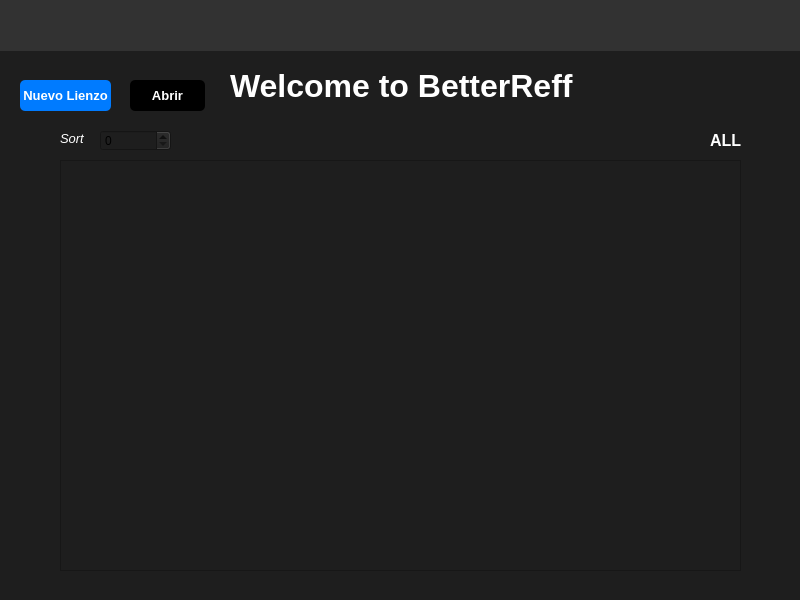
<?xml version="1.0" encoding="UTF-8"?>
<ui version="4.0">
 <class>MainWindow</class>
 <widget class="QMainWindow" name="MainWindow">
  <property name="geometry">
   <rect>
    <x>0</x>
    <y>0</y>
    <width>800</width>
    <height>600</height>
   </rect>
  </property>
  <property name="palette">
   <palette>
    <active>
     <colorrole role="WindowText">
      <brush brushstyle="SolidPattern">
       <color alpha="255">
        <red>255</red>
        <green>255</green>
        <blue>255</blue>
       </color>
      </brush>
     </colorrole>
     <colorrole role="Button">
      <brush brushstyle="SolidPattern">
       <color alpha="255">
        <red>30</red>
        <green>30</green>
        <blue>30</blue>
       </color>
      </brush>
     </colorrole>
     <colorrole role="Light">
      <brush brushstyle="SolidPattern">
       <color alpha="255">
        <red>78</red>
        <green>78</green>
        <blue>78</blue>
       </color>
      </brush>
     </colorrole>
     <colorrole role="Midlight">
      <brush brushstyle="SolidPattern">
       <color alpha="255">
        <red>65</red>
        <green>65</green>
        <blue>65</blue>
       </color>
      </brush>
     </colorrole>
     <colorrole role="Dark">
      <brush brushstyle="SolidPattern">
       <color alpha="255">
        <red>26</red>
        <green>26</green>
        <blue>26</blue>
       </color>
      </brush>
     </colorrole>
     <colorrole role="Mid">
      <brush brushstyle="SolidPattern">
       <color alpha="255">
        <red>35</red>
        <green>35</green>
        <blue>35</blue>
       </color>
      </brush>
     </colorrole>
     <colorrole role="Text">
      <brush brushstyle="SolidPattern">
       <color alpha="255">
        <red>255</red>
        <green>255</green>
        <blue>255</blue>
       </color>
      </brush>
     </colorrole>
     <colorrole role="BrightText">
      <brush brushstyle="SolidPattern">
       <color alpha="255">
        <red>255</red>
        <green>255</green>
        <blue>255</blue>
       </color>
      </brush>
     </colorrole>
     <colorrole role="ButtonText">
      <brush brushstyle="SolidPattern">
       <color alpha="255">
        <red>255</red>
        <green>255</green>
        <blue>255</blue>
       </color>
      </brush>
     </colorrole>
     <colorrole role="Base">
      <brush brushstyle="SolidPattern">
       <color alpha="255">
        <red>30</red>
        <green>30</green>
        <blue>30</blue>
       </color>
      </brush>
     </colorrole>
     <colorrole role="Window">
      <brush brushstyle="SolidPattern">
       <color alpha="255">
        <red>30</red>
        <green>30</green>
        <blue>30</blue>
       </color>
      </brush>
     </colorrole>
     <colorrole role="Shadow">
      <brush brushstyle="SolidPattern">
       <color alpha="255">
        <red>0</red>
        <green>0</green>
        <blue>0</blue>
       </color>
      </brush>
     </colorrole>
     <colorrole role="AlternateBase">
      <brush brushstyle="SolidPattern">
       <color alpha="255">
        <red>26</red>
        <green>26</green>
        <blue>26</blue>
       </color>
      </brush>
     </colorrole>
     <colorrole role="ToolTipBase">
      <brush brushstyle="SolidPattern">
       <color alpha="255">
        <red>255</red>
        <green>255</green>
        <blue>220</blue>
       </color>
      </brush>
     </colorrole>
     <colorrole role="ToolTipText">
      <brush brushstyle="SolidPattern">
       <color alpha="255">
        <red>0</red>
        <green>0</green>
        <blue>0</blue>
       </color>
      </brush>
     </colorrole>
     <colorrole role="PlaceholderText">
      <brush brushstyle="SolidPattern">
       <color alpha="127">
        <red>255</red>
        <green>255</green>
        <blue>255</blue>
       </color>
      </brush>
     </colorrole>
    </active>
    <inactive>
     <colorrole role="WindowText">
      <brush brushstyle="SolidPattern">
       <color alpha="255">
        <red>255</red>
        <green>255</green>
        <blue>255</blue>
       </color>
      </brush>
     </colorrole>
     <colorrole role="Button">
      <brush brushstyle="SolidPattern">
       <color alpha="255">
        <red>30</red>
        <green>30</green>
        <blue>30</blue>
       </color>
      </brush>
     </colorrole>
     <colorrole role="Light">
      <brush brushstyle="SolidPattern">
       <color alpha="255">
        <red>78</red>
        <green>78</green>
        <blue>78</blue>
       </color>
      </brush>
     </colorrole>
     <colorrole role="Midlight">
      <brush brushstyle="SolidPattern">
       <color alpha="255">
        <red>65</red>
        <green>65</green>
        <blue>65</blue>
       </color>
      </brush>
     </colorrole>
     <colorrole role="Dark">
      <brush brushstyle="SolidPattern">
       <color alpha="255">
        <red>26</red>
        <green>26</green>
        <blue>26</blue>
       </color>
      </brush>
     </colorrole>
     <colorrole role="Mid">
      <brush brushstyle="SolidPattern">
       <color alpha="255">
        <red>35</red>
        <green>35</green>
        <blue>35</blue>
       </color>
      </brush>
     </colorrole>
     <colorrole role="Text">
      <brush brushstyle="SolidPattern">
       <color alpha="255">
        <red>255</red>
        <green>255</green>
        <blue>255</blue>
       </color>
      </brush>
     </colorrole>
     <colorrole role="BrightText">
      <brush brushstyle="SolidPattern">
       <color alpha="255">
        <red>255</red>
        <green>255</green>
        <blue>255</blue>
       </color>
      </brush>
     </colorrole>
     <colorrole role="ButtonText">
      <brush brushstyle="SolidPattern">
       <color alpha="255">
        <red>255</red>
        <green>255</green>
        <blue>255</blue>
       </color>
      </brush>
     </colorrole>
     <colorrole role="Base">
      <brush brushstyle="SolidPattern">
       <color alpha="255">
        <red>30</red>
        <green>30</green>
        <blue>30</blue>
       </color>
      </brush>
     </colorrole>
     <colorrole role="Window">
      <brush brushstyle="SolidPattern">
       <color alpha="255">
        <red>30</red>
        <green>30</green>
        <blue>30</blue>
       </color>
      </brush>
     </colorrole>
     <colorrole role="Shadow">
      <brush brushstyle="SolidPattern">
       <color alpha="255">
        <red>0</red>
        <green>0</green>
        <blue>0</blue>
       </color>
      </brush>
     </colorrole>
     <colorrole role="AlternateBase">
      <brush brushstyle="SolidPattern">
       <color alpha="255">
        <red>26</red>
        <green>26</green>
        <blue>26</blue>
       </color>
      </brush>
     </colorrole>
     <colorrole role="ToolTipBase">
      <brush brushstyle="SolidPattern">
       <color alpha="255">
        <red>255</red>
        <green>255</green>
        <blue>220</blue>
       </color>
      </brush>
     </colorrole>
     <colorrole role="ToolTipText">
      <brush brushstyle="SolidPattern">
       <color alpha="255">
        <red>0</red>
        <green>0</green>
        <blue>0</blue>
       </color>
      </brush>
     </colorrole>
     <colorrole role="PlaceholderText">
      <brush brushstyle="SolidPattern">
       <color alpha="127">
        <red>255</red>
        <green>255</green>
        <blue>255</blue>
       </color>
      </brush>
     </colorrole>
    </inactive>
    <disabled>
     <colorrole role="WindowText">
      <brush brushstyle="SolidPattern">
       <color alpha="255">
        <red>26</red>
        <green>26</green>
        <blue>26</blue>
       </color>
      </brush>
     </colorrole>
     <colorrole role="Button">
      <brush brushstyle="SolidPattern">
       <color alpha="255">
        <red>30</red>
        <green>30</green>
        <blue>30</blue>
       </color>
      </brush>
     </colorrole>
     <colorrole role="Light">
      <brush brushstyle="SolidPattern">
       <color alpha="255">
        <red>78</red>
        <green>78</green>
        <blue>78</blue>
       </color>
      </brush>
     </colorrole>
     <colorrole role="Midlight">
      <brush brushstyle="SolidPattern">
       <color alpha="255">
        <red>65</red>
        <green>65</green>
        <blue>65</blue>
       </color>
      </brush>
     </colorrole>
     <colorrole role="Dark">
      <brush brushstyle="SolidPattern">
       <color alpha="255">
        <red>26</red>
        <green>26</green>
        <blue>26</blue>
       </color>
      </brush>
     </colorrole>
     <colorrole role="Mid">
      <brush brushstyle="SolidPattern">
       <color alpha="255">
        <red>35</red>
        <green>35</green>
        <blue>35</blue>
       </color>
      </brush>
     </colorrole>
     <colorrole role="Text">
      <brush brushstyle="SolidPattern">
       <color alpha="255">
        <red>26</red>
        <green>26</green>
        <blue>26</blue>
       </color>
      </brush>
     </colorrole>
     <colorrole role="BrightText">
      <brush brushstyle="SolidPattern">
       <color alpha="255">
        <red>255</red>
        <green>255</green>
        <blue>255</blue>
       </color>
      </brush>
     </colorrole>
     <colorrole role="ButtonText">
      <brush brushstyle="SolidPattern">
       <color alpha="255">
        <red>26</red>
        <green>26</green>
        <blue>26</blue>
       </color>
      </brush>
     </colorrole>
     <colorrole role="Base">
      <brush brushstyle="SolidPattern">
       <color alpha="255">
        <red>30</red>
        <green>30</green>
        <blue>30</blue>
       </color>
      </brush>
     </colorrole>
     <colorrole role="Window">
      <brush brushstyle="SolidPattern">
       <color alpha="255">
        <red>30</red>
        <green>30</green>
        <blue>30</blue>
       </color>
      </brush>
     </colorrole>
     <colorrole role="Shadow">
      <brush brushstyle="SolidPattern">
       <color alpha="255">
        <red>0</red>
        <green>0</green>
        <blue>0</blue>
       </color>
      </brush>
     </colorrole>
     <colorrole role="AlternateBase">
      <brush brushstyle="SolidPattern">
       <color alpha="255">
        <red>52</red>
        <green>52</green>
        <blue>52</blue>
       </color>
      </brush>
     </colorrole>
     <colorrole role="ToolTipBase">
      <brush brushstyle="SolidPattern">
       <color alpha="255">
        <red>255</red>
        <green>255</green>
        <blue>220</blue>
       </color>
      </brush>
     </colorrole>
     <colorrole role="ToolTipText">
      <brush brushstyle="SolidPattern">
       <color alpha="255">
        <red>0</red>
        <green>0</green>
        <blue>0</blue>
       </color>
      </brush>
     </colorrole>
     <colorrole role="PlaceholderText">
      <brush brushstyle="SolidPattern">
       <color alpha="127">
        <red>26</red>
        <green>26</green>
        <blue>26</blue>
       </color>
      </brush>
     </colorrole>
    </disabled>
   </palette>
  </property>
  <property name="contextMenuPolicy">
   <enum>Qt::NoContextMenu</enum>
  </property>
  <property name="windowTitle">
   <string>MainWindow</string>
  </property>
  <property name="windowOpacity">
   <double>1.000000000000000</double>
  </property>
  <property name="styleSheet">
   <string notr="true">background-color: #1e1e1e;
</string>
  </property>
  <widget class="QWidget" name="centralwidget">
   <property name="palette">
    <palette>
     <active>
      <colorrole role="WindowText">
       <brush brushstyle="SolidPattern">
        <color alpha="255">
         <red>255</red>
         <green>255</green>
         <blue>255</blue>
        </color>
       </brush>
      </colorrole>
      <colorrole role="Button">
       <brush brushstyle="SolidPattern">
        <color alpha="255">
         <red>30</red>
         <green>30</green>
         <blue>30</blue>
        </color>
       </brush>
      </colorrole>
      <colorrole role="Light">
       <brush brushstyle="SolidPattern">
        <color alpha="255">
         <red>87</red>
         <green>87</green>
         <blue>87</blue>
        </color>
       </brush>
      </colorrole>
      <colorrole role="Midlight">
       <brush brushstyle="SolidPattern">
        <color alpha="255">
         <red>72</red>
         <green>72</green>
         <blue>72</blue>
        </color>
       </brush>
      </colorrole>
      <colorrole role="Dark">
       <brush brushstyle="SolidPattern">
        <color alpha="255">
         <red>29</red>
         <green>29</green>
         <blue>29</blue>
        </color>
       </brush>
      </colorrole>
      <colorrole role="Mid">
       <brush brushstyle="SolidPattern">
        <color alpha="255">
         <red>39</red>
         <green>39</green>
         <blue>39</blue>
        </color>
       </brush>
      </colorrole>
      <colorrole role="Text">
       <brush brushstyle="SolidPattern">
        <color alpha="255">
         <red>255</red>
         <green>255</green>
         <blue>255</blue>
        </color>
       </brush>
      </colorrole>
      <colorrole role="BrightText">
       <brush brushstyle="SolidPattern">
        <color alpha="255">
         <red>255</red>
         <green>255</green>
         <blue>255</blue>
        </color>
       </brush>
      </colorrole>
      <colorrole role="ButtonText">
       <brush brushstyle="SolidPattern">
        <color alpha="255">
         <red>255</red>
         <green>255</green>
         <blue>255</blue>
        </color>
       </brush>
      </colorrole>
      <colorrole role="Base">
       <brush brushstyle="SolidPattern">
        <color alpha="255">
         <red>30</red>
         <green>30</green>
         <blue>30</blue>
        </color>
       </brush>
      </colorrole>
      <colorrole role="Window">
       <brush brushstyle="SolidPattern">
        <color alpha="255">
         <red>30</red>
         <green>30</green>
         <blue>30</blue>
        </color>
       </brush>
      </colorrole>
      <colorrole role="Shadow">
       <brush brushstyle="SolidPattern">
        <color alpha="255">
         <red>0</red>
         <green>0</green>
         <blue>0</blue>
        </color>
       </brush>
      </colorrole>
      <colorrole role="AlternateBase">
       <brush brushstyle="SolidPattern">
        <color alpha="255">
         <red>29</red>
         <green>29</green>
         <blue>29</blue>
        </color>
       </brush>
      </colorrole>
      <colorrole role="ToolTipBase">
       <brush brushstyle="SolidPattern">
        <color alpha="255">
         <red>255</red>
         <green>255</green>
         <blue>220</blue>
        </color>
       </brush>
      </colorrole>
      <colorrole role="ToolTipText">
       <brush brushstyle="SolidPattern">
        <color alpha="255">
         <red>0</red>
         <green>0</green>
         <blue>0</blue>
        </color>
       </brush>
      </colorrole>
      <colorrole role="PlaceholderText">
       <brush brushstyle="SolidPattern">
        <color alpha="127">
         <red>255</red>
         <green>255</green>
         <blue>255</blue>
        </color>
       </brush>
      </colorrole>
     </active>
     <inactive>
      <colorrole role="WindowText">
       <brush brushstyle="SolidPattern">
        <color alpha="255">
         <red>255</red>
         <green>255</green>
         <blue>255</blue>
        </color>
       </brush>
      </colorrole>
      <colorrole role="Button">
       <brush brushstyle="SolidPattern">
        <color alpha="255">
         <red>30</red>
         <green>30</green>
         <blue>30</blue>
        </color>
       </brush>
      </colorrole>
      <colorrole role="Light">
       <brush brushstyle="SolidPattern">
        <color alpha="255">
         <red>87</red>
         <green>87</green>
         <blue>87</blue>
        </color>
       </brush>
      </colorrole>
      <colorrole role="Midlight">
       <brush brushstyle="SolidPattern">
        <color alpha="255">
         <red>72</red>
         <green>72</green>
         <blue>72</blue>
        </color>
       </brush>
      </colorrole>
      <colorrole role="Dark">
       <brush brushstyle="SolidPattern">
        <color alpha="255">
         <red>29</red>
         <green>29</green>
         <blue>29</blue>
        </color>
       </brush>
      </colorrole>
      <colorrole role="Mid">
       <brush brushstyle="SolidPattern">
        <color alpha="255">
         <red>39</red>
         <green>39</green>
         <blue>39</blue>
        </color>
       </brush>
      </colorrole>
      <colorrole role="Text">
       <brush brushstyle="SolidPattern">
        <color alpha="255">
         <red>255</red>
         <green>255</green>
         <blue>255</blue>
        </color>
       </brush>
      </colorrole>
      <colorrole role="BrightText">
       <brush brushstyle="SolidPattern">
        <color alpha="255">
         <red>255</red>
         <green>255</green>
         <blue>255</blue>
        </color>
       </brush>
      </colorrole>
      <colorrole role="ButtonText">
       <brush brushstyle="SolidPattern">
        <color alpha="255">
         <red>255</red>
         <green>255</green>
         <blue>255</blue>
        </color>
       </brush>
      </colorrole>
      <colorrole role="Base">
       <brush brushstyle="SolidPattern">
        <color alpha="255">
         <red>30</red>
         <green>30</green>
         <blue>30</blue>
        </color>
       </brush>
      </colorrole>
      <colorrole role="Window">
       <brush brushstyle="SolidPattern">
        <color alpha="255">
         <red>30</red>
         <green>30</green>
         <blue>30</blue>
        </color>
       </brush>
      </colorrole>
      <colorrole role="Shadow">
       <brush brushstyle="SolidPattern">
        <color alpha="255">
         <red>0</red>
         <green>0</green>
         <blue>0</blue>
        </color>
       </brush>
      </colorrole>
      <colorrole role="AlternateBase">
       <brush brushstyle="SolidPattern">
        <color alpha="255">
         <red>29</red>
         <green>29</green>
         <blue>29</blue>
        </color>
       </brush>
      </colorrole>
      <colorrole role="ToolTipBase">
       <brush brushstyle="SolidPattern">
        <color alpha="255">
         <red>255</red>
         <green>255</green>
         <blue>220</blue>
        </color>
       </brush>
      </colorrole>
      <colorrole role="ToolTipText">
       <brush brushstyle="SolidPattern">
        <color alpha="255">
         <red>0</red>
         <green>0</green>
         <blue>0</blue>
        </color>
       </brush>
      </colorrole>
      <colorrole role="PlaceholderText">
       <brush brushstyle="SolidPattern">
        <color alpha="127">
         <red>255</red>
         <green>255</green>
         <blue>255</blue>
        </color>
       </brush>
      </colorrole>
     </inactive>
     <disabled>
      <colorrole role="WindowText">
       <brush brushstyle="SolidPattern">
        <color alpha="255">
         <red>29</red>
         <green>29</green>
         <blue>29</blue>
        </color>
       </brush>
      </colorrole>
      <colorrole role="Button">
       <brush brushstyle="SolidPattern">
        <color alpha="255">
         <red>30</red>
         <green>30</green>
         <blue>30</blue>
        </color>
       </brush>
      </colorrole>
      <colorrole role="Light">
       <brush brushstyle="SolidPattern">
        <color alpha="255">
         <red>87</red>
         <green>87</green>
         <blue>87</blue>
        </color>
       </brush>
      </colorrole>
      <colorrole role="Midlight">
       <brush brushstyle="SolidPattern">
        <color alpha="255">
         <red>72</red>
         <green>72</green>
         <blue>72</blue>
        </color>
       </brush>
      </colorrole>
      <colorrole role="Dark">
       <brush brushstyle="SolidPattern">
        <color alpha="255">
         <red>29</red>
         <green>29</green>
         <blue>29</blue>
        </color>
       </brush>
      </colorrole>
      <colorrole role="Mid">
       <brush brushstyle="SolidPattern">
        <color alpha="255">
         <red>39</red>
         <green>39</green>
         <blue>39</blue>
        </color>
       </brush>
      </colorrole>
      <colorrole role="Text">
       <brush brushstyle="SolidPattern">
        <color alpha="255">
         <red>29</red>
         <green>29</green>
         <blue>29</blue>
        </color>
       </brush>
      </colorrole>
      <colorrole role="BrightText">
       <brush brushstyle="SolidPattern">
        <color alpha="255">
         <red>255</red>
         <green>255</green>
         <blue>255</blue>
        </color>
       </brush>
      </colorrole>
      <colorrole role="ButtonText">
       <brush brushstyle="SolidPattern">
        <color alpha="255">
         <red>29</red>
         <green>29</green>
         <blue>29</blue>
        </color>
       </brush>
      </colorrole>
      <colorrole role="Base">
       <brush brushstyle="SolidPattern">
        <color alpha="255">
         <red>30</red>
         <green>30</green>
         <blue>30</blue>
        </color>
       </brush>
      </colorrole>
      <colorrole role="Window">
       <brush brushstyle="SolidPattern">
        <color alpha="255">
         <red>30</red>
         <green>30</green>
         <blue>30</blue>
        </color>
       </brush>
      </colorrole>
      <colorrole role="Shadow">
       <brush brushstyle="SolidPattern">
        <color alpha="255">
         <red>0</red>
         <green>0</green>
         <blue>0</blue>
        </color>
       </brush>
      </colorrole>
      <colorrole role="AlternateBase">
       <brush brushstyle="SolidPattern">
        <color alpha="255">
         <red>58</red>
         <green>58</green>
         <blue>58</blue>
        </color>
       </brush>
      </colorrole>
      <colorrole role="ToolTipBase">
       <brush brushstyle="SolidPattern">
        <color alpha="255">
         <red>255</red>
         <green>255</green>
         <blue>220</blue>
        </color>
       </brush>
      </colorrole>
      <colorrole role="ToolTipText">
       <brush brushstyle="SolidPattern">
        <color alpha="255">
         <red>0</red>
         <green>0</green>
         <blue>0</blue>
        </color>
       </brush>
      </colorrole>
      <colorrole role="PlaceholderText">
       <brush brushstyle="SolidPattern">
        <color alpha="127">
         <red>29</red>
         <green>29</green>
         <blue>29</blue>
        </color>
       </brush>
      </colorrole>
     </disabled>
    </palette>
   </property>
   <widget class="QPushButton" name="pushButton">
    <property name="geometry">
     <rect>
      <x>20</x>
      <y>80</y>
      <width>91</width>
      <height>31</height>
     </rect>
    </property>
    <property name="font">
     <font>
      <pointsize>10</pointsize>
      <weight>75</weight>
      <bold>true</bold>
     </font>
    </property>
    <property name="styleSheet">
     <string notr="true">background-color : #007bff;
color: #ffffff;
border-radius: 5px;</string>
    </property>
    <property name="text">
     <string>Nuevo Lienzo</string>
    </property>
   </widget>
   <widget class="QPushButton" name="pushButton_2">
    <property name="geometry">
     <rect>
      <x>130</x>
      <y>80</y>
      <width>75</width>
      <height>31</height>
     </rect>
    </property>
    <property name="font">
     <font>
      <pointsize>10</pointsize>
      <weight>75</weight>
      <bold>true</bold>
     </font>
    </property>
    <property name="styleSheet">
     <string notr="true">background-color: #000000;
color: #ffffff;
border-radius: 5px;
</string>
    </property>
    <property name="text">
     <string>Abrir</string>
    </property>
   </widget>
   <widget class="QScrollArea" name="scrollArea">
    <property name="geometry">
     <rect>
      <x>60</x>
      <y>160</y>
      <width>681</width>
      <height>411</height>
     </rect>
    </property>
    <property name="widgetResizable">
     <bool>true</bool>
    </property>
    <widget class="QWidget" name="scrollAreaWidgetContents">
     <property name="geometry">
      <rect>
       <x>0</x>
       <y>0</y>
       <width>679</width>
       <height>409</height>
      </rect>
     </property>
     <widget class="QWidget" name="widget" native="true">
      <property name="geometry">
       <rect>
        <x>30</x>
        <y>40</y>
        <width>120</width>
        <height>80</height>
       </rect>
      </property>
     </widget>
     <widget class="QWidget" name="widget_2" native="true">
      <property name="geometry">
       <rect>
        <x>200</x>
        <y>40</y>
        <width>120</width>
        <height>80</height>
       </rect>
      </property>
     </widget>
     <widget class="QWidget" name="widget_3" native="true">
      <property name="geometry">
       <rect>
        <x>370</x>
        <y>40</y>
        <width>120</width>
        <height>80</height>
       </rect>
      </property>
     </widget>
     <widget class="QWidget" name="widget_4" native="true">
      <property name="geometry">
       <rect>
        <x>540</x>
        <y>40</y>
        <width>120</width>
        <height>80</height>
       </rect>
      </property>
     </widget>
     <widget class="QWidget" name="widget_5" native="true">
      <property name="geometry">
       <rect>
        <x>30</x>
        <y>170</y>
        <width>120</width>
        <height>80</height>
       </rect>
      </property>
     </widget>
     <widget class="QWidget" name="widget_6" native="true">
      <property name="geometry">
       <rect>
        <x>200</x>
        <y>170</y>
        <width>120</width>
        <height>80</height>
       </rect>
      </property>
     </widget>
     <widget class="QWidget" name="widget_7" native="true">
      <property name="geometry">
       <rect>
        <x>370</x>
        <y>170</y>
        <width>120</width>
        <height>80</height>
       </rect>
      </property>
     </widget>
     <widget class="QWidget" name="widget_8" native="true">
      <property name="geometry">
       <rect>
        <x>540</x>
        <y>170</y>
        <width>120</width>
        <height>80</height>
       </rect>
      </property>
     </widget>
     <widget class="QWidget" name="widget_9" native="true">
      <property name="geometry">
       <rect>
        <x>30</x>
        <y>290</y>
        <width>120</width>
        <height>80</height>
       </rect>
      </property>
     </widget>
     <widget class="QWidget" name="widget_10" native="true">
      <property name="geometry">
       <rect>
        <x>200</x>
        <y>290</y>
        <width>120</width>
        <height>80</height>
       </rect>
      </property>
     </widget>
     <widget class="QWidget" name="widget_11" native="true">
      <property name="geometry">
       <rect>
        <x>370</x>
        <y>290</y>
        <width>120</width>
        <height>80</height>
       </rect>
      </property>
     </widget>
     <widget class="QWidget" name="widget_12" native="true">
      <property name="geometry">
       <rect>
        <x>540</x>
        <y>290</y>
        <width>120</width>
        <height>80</height>
       </rect>
      </property>
     </widget>
    </widget>
   </widget>
   <widget class="QLabel" name="label_2">
    <property name="geometry">
     <rect>
      <x>710</x>
      <y>130</y>
      <width>31</width>
      <height>21</height>
     </rect>
    </property>
    <property name="font">
     <font>
      <pointsize>12</pointsize>
      <weight>75</weight>
      <bold>true</bold>
     </font>
    </property>
    <property name="styleSheet">
     <string notr="true">color:#ffffff;</string>
    </property>
    <property name="text">
     <string>ALL</string>
    </property>
   </widget>
   <widget class="QWidget" name="fondo" native="true">
    <property name="geometry">
     <rect>
      <x>-11</x>
      <y>-10</y>
      <width>821</width>
      <height>61</height>
     </rect>
    </property>
    <property name="styleSheet">
     <string notr="true">background-color:#323232;
</string>
    </property>
    <widget class="QLabel" name="label">
     <property name="geometry">
      <rect>
       <x>750</x>
       <y>20</y>
       <width>31</width>
       <height>31</height>
      </rect>
     </property>
     <property name="font">
      <font>
       <pointsize>14</pointsize>
       <weight>75</weight>
       <bold>true</bold>
      </font>
     </property>
     <property name="styleSheet">
      <string notr="true">color: #ffffff;
background-color:none;

</string>
     </property>
     <property name="text">
      <string/>
     </property>
     <property name="pixmap">
      <pixmap>../../lupa-de-busqueda-blanca.png</pixmap>
     </property>
     <property name="scaledContents">
      <bool>true</bool>
     </property>
    </widget>
    <widget class="QLabel" name="label_4">
     <property name="geometry">
      <rect>
       <x>20</x>
       <y>20</y>
       <width>61</width>
       <height>51</height>
      </rect>
     </property>
     <property name="styleSheet">
      <string notr="true">background-color:none;
</string>
     </property>
     <property name="text">
      <string/>
     </property>
     <property name="pixmap">
      <pixmap>../../../Downloads/betterreff-logo.png</pixmap>
     </property>
     <property name="scaledContents">
      <bool>true</bool>
     </property>
    </widget>
   </widget>
   <widget class="QLabel" name="label_3">
    <property name="geometry">
     <rect>
      <x>230</x>
      <y>60</y>
      <width>351</width>
      <height>51</height>
     </rect>
    </property>
    <property name="font">
     <font>
      <pointsize>24</pointsize>
      <weight>75</weight>
      <bold>true</bold>
     </font>
    </property>
    <property name="styleSheet">
     <string notr="true">color:#ffffff;
background-color:none;
vertical-align:middle;</string>
    </property>
    <property name="text">
     <string>Welcome to BetterReff</string>
    </property>
   </widget>
   <widget class="QLabel" name="label_5">
    <property name="geometry">
     <rect>
      <x>60</x>
      <y>130</y>
      <width>49</width>
      <height>16</height>
     </rect>
    </property>
    <property name="font">
     <font>
      <family>Arial</family>
      <pointsize>10</pointsize>
      <italic>true</italic>
     </font>
    </property>
    <property name="styleSheet">
     <string notr="true">background-color:none;
color: #ffffff;</string>
    </property>
    <property name="text">
     <string>Sort</string>
    </property>
   </widget>
   <widget class="QSpinBox" name="spinBox">
    <property name="geometry">
     <rect>
      <x>100</x>
      <y>130</y>
      <width>71</width>
      <height>21</height>
     </rect>
    </property>
   </widget>
   <widget class="QLabel" name="label_6">
    <property name="geometry">
     <rect>
      <x>190</x>
      <y>130</y>
      <width>21</width>
      <height>21</height>
     </rect>
    </property>
    <property name="styleSheet">
     <string notr="true">background-color:none;</string>
    </property>
    <property name="text">
     <string/>
    </property>
    <property name="pixmap">
     <pixmap>../../../Downloads/flecha-hacia-abajo (1).png</pixmap>
    </property>
    <property name="scaledContents">
     <bool>true</bool>
    </property>
   </widget>
   <zorder>fondo</zorder>
   <zorder>pushButton</zorder>
   <zorder>pushButton_2</zorder>
   <zorder>scrollArea</zorder>
   <zorder>label_2</zorder>
   <zorder>label_3</zorder>
   <zorder>label_5</zorder>
   <zorder>spinBox</zorder>
   <zorder>label_6</zorder>
  </widget>
 </widget>
 <resources/>
 <connections/>
</ui>
